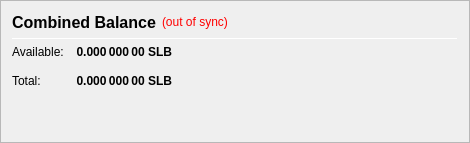
                   <widget class="QFrame" name="frame_CombinedBalances">
                    <property name="minimumSize">
                     <size>
                      <width>470</width>
                      <height>0</height>
                     </size>
                    </property>
                    <property name="frameShape">
                     <enum>QFrame::StyledPanel</enum>
                    </property>
                    <property name="frameShadow">
                     <enum>QFrame::Raised</enum>
                    </property>
                    <layout class="QVBoxLayout" name="verticalLayout_5">
                     <item>
                      <layout class="QHBoxLayout" name="horizontalLayout_5" stretch="0,0,0">
                       <item>
                        <widget class="QLabel" name="label_5z">
                         <property name="minimumSize">
                          <size>
                           <width>0</width>
                           <height>20</height>
                          </size>
                         </property>
                         <property name="font">
                          <font>
                           <pointsize>12</pointsize>
                           <weight>75</weight>
                           <bold>true</bold>
                          </font>
                         </property>
                         <property name="toolTip">
                          <string>Combined Balance (including unconfirmed and immature coins)</string>
                         </property>
                         <property name="text">
                          <string>Combined Balance</string>
                         </property>
                        </widget>
                       </item>
                       <item>
                        <widget class="QLabel" name="labelWalletStatus">
                         <property name="cursor">
                          <cursorShape>WhatsThisCursor</cursorShape>
                         </property>
                         <property name="toolTip">
                          <string>The displayed information may be out of date. Your wallet automatically synchronizes with the Silba network after a connection is established, but this process has not completed yet.</string>
                         </property>
                         <property name="styleSheet">
                          <string notr="true">QLabel { color: red; }</string>
                         </property>
                         <property name="text">
                          <string notr="true">(out of sync)</string>
                         </property>
                         <property name="alignment">
                          <set>Qt::AlignLeading|Qt::AlignLeft|Qt::AlignVCenter</set>
                         </property>
                        </widget>
                       </item>
                       <item>
                        <spacer name="horizontalSpacer_1">
                         <property name="orientation">
                          <enum>Qt::Horizontal</enum>
                         </property>
                         <property name="sizeHint" stdset="0">
                          <size>
                           <width>40</width>
                           <height>20</height>
                          </size>
                         </property>
                        </spacer>
                       </item>
                      </layout>
                     </item>
                     <item>
                      <widget class="Line" name="line_CombinedBalance">
                       <property name="minimumSize">
                        <size>
                         <width>0</width>
                         <height>1</height>
                        </size>
                       </property>
                       <property name="maximumSize">
                        <size>
                         <width>16777215</width>
                         <height>1</height>
                        </size>
                       </property>
                       <property name="orientation">
                        <enum>Qt::Horizontal</enum>
                       </property>
                      </widget>
                     </item>
                     <item>
                      <layout class="QGridLayout" name="gridLayout_3">
                       <property name="spacing">
                        <number>12</number>
                       </property>
                       <item row="1" column="0">
                        <widget class="QLabel" name="labelBalanceTextz">
                         <property name="text">
                          <string>Available:</string>
                         </property>
                        </widget>
                       </item>
                       <item row="1" column="1">
                        <widget class="QLabel" name="labelBalancez">
                         <property name="font">
                          <font>
                           <weight>75</weight>
                           <bold>true</bold>
                          </font>
                         </property>
                         <property name="cursor">
                          <cursorShape>IBeamCursor</cursorShape>
                         </property>
                         <property name="toolTip">
                          <string>Your current spendable balance</string>
                         </property>
                         <property name="text">
                          <string notr="true">0.000 000 00 SLB</string>
                         </property>
                         <property name="alignment">
                          <set>Qt::AlignRight|Qt::AlignTrailing|Qt::AlignVCenter</set>
                         </property>
                         <property name="textInteractionFlags">
                          <set>Qt::LinksAccessibleByMouse|Qt::TextSelectableByKeyboard|Qt::TextSelectableByMouse</set>
                         </property>
                        </widget>
                       </item>
                       <item row="2" column="0">
                        <widget class="QLabel" name="labelTotalTextz">
                         <property name="text">
                          <string>Total:</string>
                         </property>
                        </widget>
                       </item>
                       <item row="2" column="1">
                        <widget class="QLabel" name="labelTotalz">
                         <property name="font">
                          <font>
                           <weight>75</weight>
                           <bold>true</bold>
                          </font>
                         </property>
                         <property name="cursor">
                          <cursorShape>IBeamCursor</cursorShape>
                         </property>
                         <property name="toolTip">
                          <string>Total Balance, including all unavailable coins.</string>
                         </property>
                         <property name="text">
                          <string notr="true">0.000 000 00 SLB</string>
                         </property>
                         <property name="alignment">
                          <set>Qt::AlignRight|Qt::AlignTrailing|Qt::AlignVCenter</set>
                         </property>
                         <property name="textInteractionFlags">
                          <set>Qt::LinksAccessibleByMouse|Qt::TextSelectableByKeyboard|Qt::TextSelectableByMouse</set>
                         </property>
                        </widget>
                       </item>
                       <item row="2" column="3">
                        <spacer name="horizontalSpacer_2">
                         <property name="orientation">
                          <enum>Qt::Horizontal</enum>
                         </property>
                         <property name="sizeHint" stdset="0">
                          <size>
                           <width>40</width>
                           <height>20</height>
                          </size>
                         </property>
                        </spacer>
                       </item>
                      </layout>
                     </item>
                     <item>
                      <spacer name="verticalSpacer_1">
                       <property name="orientation">
                        <enum>Qt::Vertical</enum>
                       </property>
                       <property name="sizeHint" stdset="0">
                        <size>
                         <width>20</width>
                         <height>40</height>
                        </size>
                       </property>
                      </spacer>
                     </item>
                    </layout>
                   </widget>
